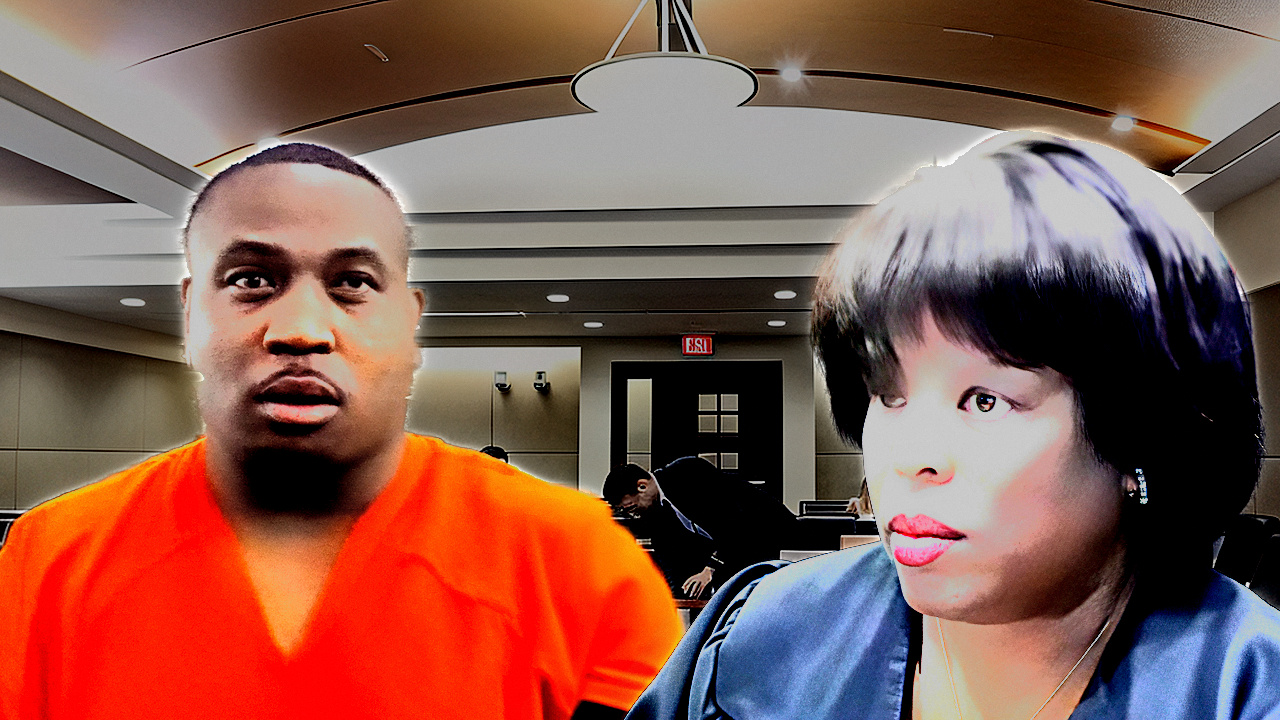
#> input picture tools/fixtures/rejected_2026_09_02/CLAYTON_thumb.photo.jpg, 1280 x 720 px
$ python grainchar.py ../../../tools/fixtures/rejected_2026_09_02/CLAYTON_thumb.photo.jpg
#> lines starting #> are read from the running program, lines starting #| are printed output that depends on the picture; after the words box and inside, x2 and y2 are one past the last pixel; in counts of white or black regions, pixels touching at a corner belong together
"""Grain / texture character of the reference set.

Isolates the residual (image minus an edge-preserving base) inside the flattest
areas, then reports:
  sigma      : residual std in ADU (8-bit)
  acf_fwhm   : full width at half max of the residual autocorrelation, in px
               -> the physical GRAIN SIZE
  iso        : how isotropic the residual is (1.0 = round grain, <1 = directional)
  lum_slope  : how residual sigma varies with local luminance (film grain peaks
               in the midtones and dies in the highlights; digital noise is flat
               or rises in shadows)
  chroma_frac: chroma residual sigma / luma residual sigma
               (film grain is largely monochromatic in a scan; sensor noise is not)
"""
import sys, glob, os, json
import numpy as np, cv2


def residual(Y):
    base = cv2.medianBlur(Y.astype(np.float32), 5)
    base = cv2.GaussianBlur(base, (0, 0), 1.0)
    return Y.astype(np.float32) - base


def flatmask(Y, pct=35):
    loc = cv2.GaussianBlur(Y, (0, 0), 6)
    var = cv2.GaussianBlur(Y * Y, (0, 0), 6) - loc * loc
    sd = np.sqrt(np.maximum(var, 0))
    return sd <= np.percentile(sd, pct), loc


def acf(R, m, half=8):
    n = m.sum()
    if n < 2000:
        return None
    out = np.zeros((2 * half + 1, 2 * half + 1))
    for dy in range(-half, half + 1):
        for dx in range(-half, half + 1):
            mm = m & np.roll(np.roll(m, dy, 0), dx, 1)
            k = mm.sum()
            if k < 500:
                out[dy + half, dx + half] = 0
            else:
                out[dy + half, dx + half] = float((R * np.roll(np.roll(R, dy, 0), dx, 1))[mm].sum() / k)
    c = out[half, half]
    if c <= 0:
        return None
    out = out / c
    # radial FWHM
    prof = []
    for r in range(0, half + 1):
        yy, xx = np.indices(out.shape)
        d = np.hypot(yy - half, xx - half)
        sel = (d >= r - 0.5) & (d < r + 0.5)
        prof.append(out[sel].mean() if sel.sum() else 0)
    prof = np.array(prof)
    fw = half * 2.0
    for r in range(1, len(prof)):
        if prof[r] < 0.5:
            fw = 2 * ((r - 1) + (prof[r - 1] - 0.5) / max(prof[r - 1] - prof[r], 1e-9))
            break
    hor = out[half, half + 1]
    ver = out[half + 1, half]
    return {'acf_fwhm_px': float(fw), 'acf_h1': float(hor), 'acf_v1': float(ver),
            'iso': float(min(hor, ver) / max(abs(hor), abs(ver), 1e-6)),
            'sigma': float(np.sqrt(c))}


def run(path, crop=None):
    bgr = cv2.imread(path, cv2.IMREAD_COLOR)
#> bgr is the input picture: shape (720, 1280, 3); mean B, G, R 79.1, 89.3, 133
    if bgr is None:
        return None
    if crop:
        H, W = bgr.shape[:2]
        x0, y0, x1, y1 = crop
        bgr = bgr[int(y0 * H):int(y1 * H), int(x0 * W):int(x1 * W)]
    ycc = cv2.cvtColor(bgr, cv2.COLOR_BGR2YCrCb).astype(np.float32)
    Y = ycc[:, :, 0]
    m, loc = flatmask(Y)
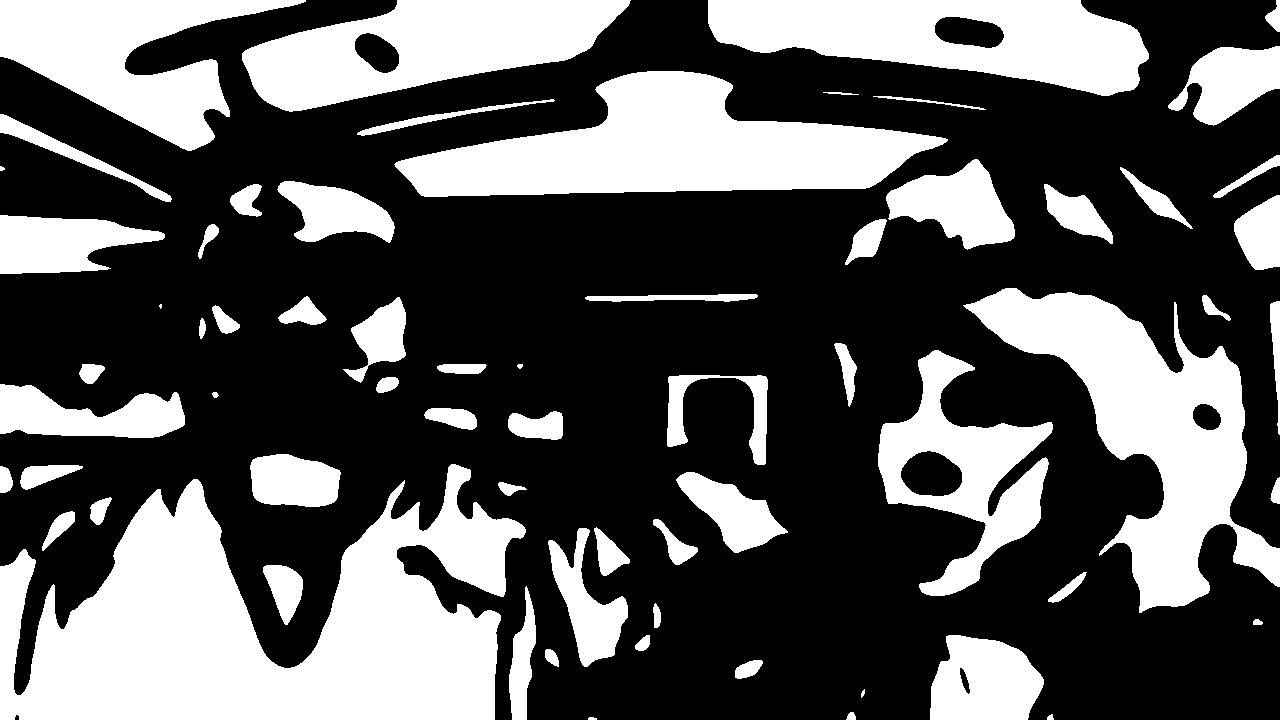
#> m: shape (720, 1280) bool; 35% white; 66 white regions (2 under 20 px), largest, box (x1, y1, x2, y2) and area: (0, 464, 526, 720) 77500, (394, 71, 948, 197) 37052, (963, 288, 1280, 613) 36932
    R = residual(Y)
#> in residual, `return Y.astype(np.float32) - base`:
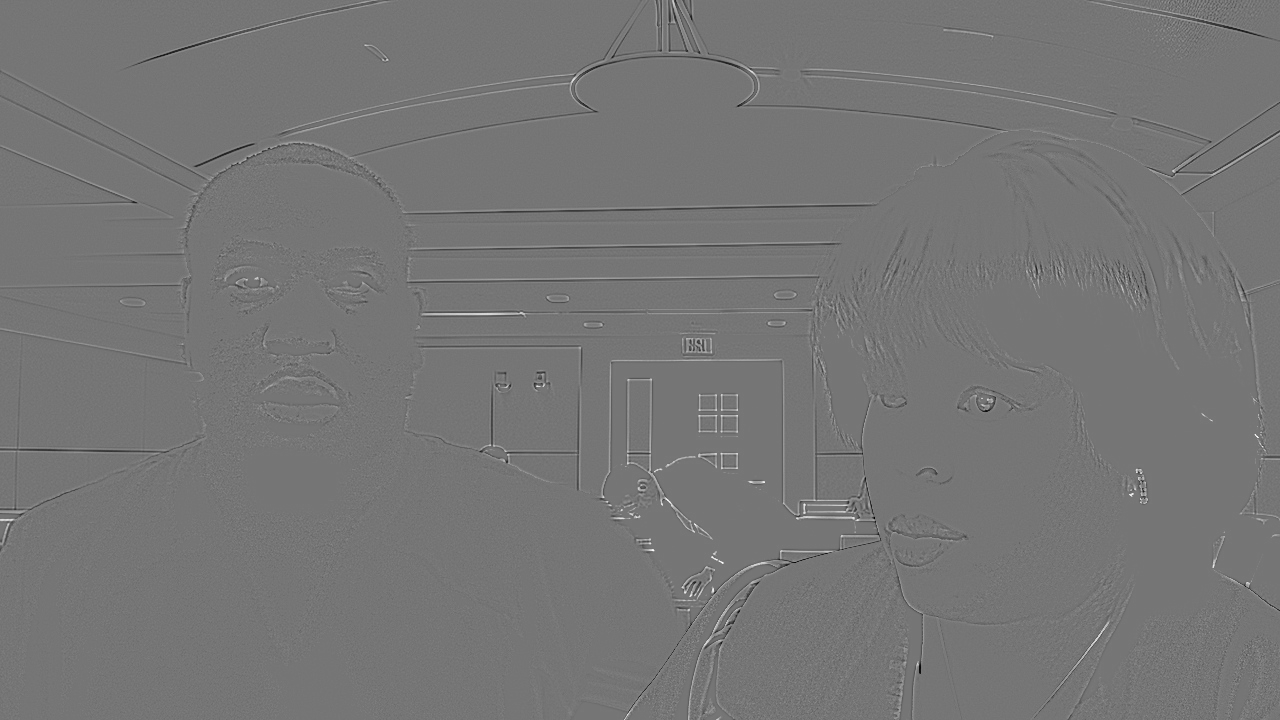
#> returned value: shape (720, 1280) float32; min -191.1, max 221.9, mean 0.1; drawn with min black and max white
    d = {'file': os.path.basename(path)}
    a = acf(R, m)
#> in acf, `n = m.sum()`: n = 322561
#> in acf, `c = out[half, half]`: c = 7.11
#> after the loop in acf, `for r in range(0, half + 1):`: prof = [1, 0.0382, -0.0736, 0.0045, 0.00316, 0.00966, 0.00483, 0.0015, 0.000626]
#> the loop in acf, `for r in range(1, len(prof)):` made 1 pass
#> fw on pass 1: 1.04
#> in acf, `hor = out[half, half + 1]`: hor = 0.102
#> in acf, `ver = out[half + 1, half]`: ver = 0.139
#> a = {'acf_fwhm_px': 1.04, 'acf_h1': 0.102, 'acf_v1': 0.139, 'iso': 0.732, 'sigma': 2.67}
    if a:
        d.update(a)
    Rc = residual(ycc[:, :, 1])
    Rc2 = residual(ycc[:, :, 2])
#> in residual (call 3), `return Y.astype(np.float32) - base`:
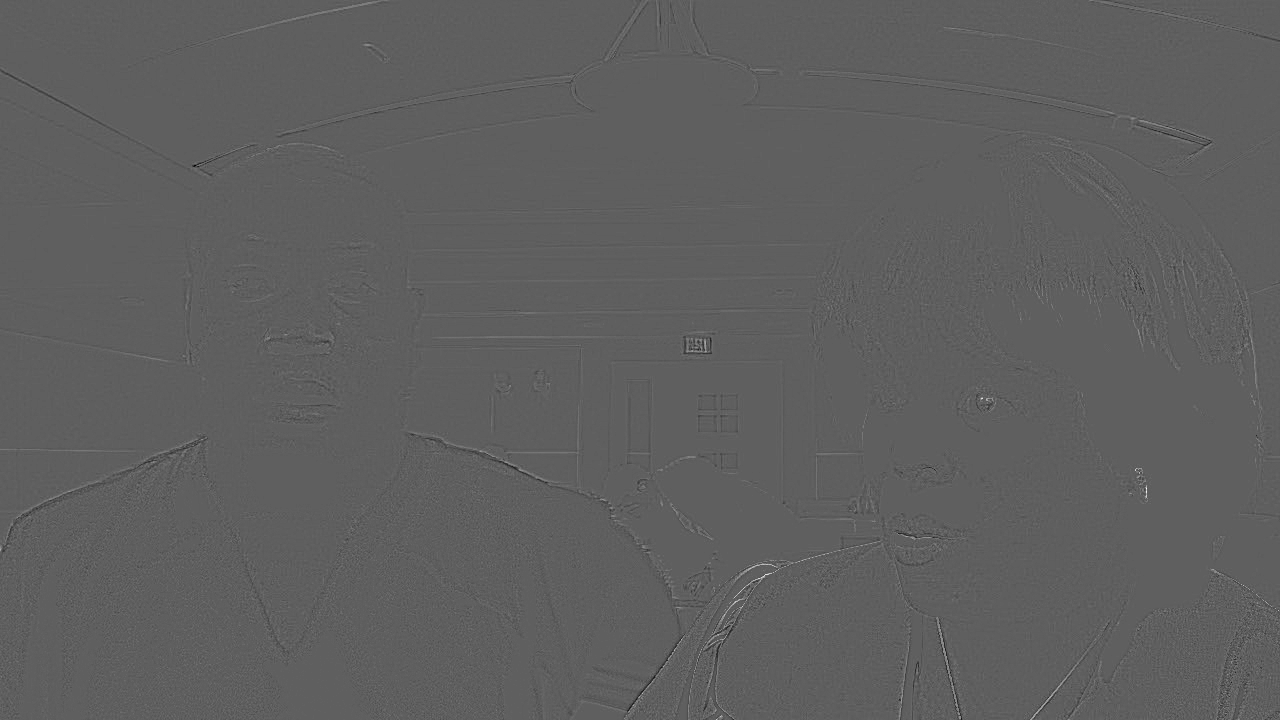
#> returned value: shape (720, 1280) float32; min -45.37, max 76.15, mean 0; drawn with min black and max white
    if m.sum() > 2000:
        sl = float(np.sqrt((R[m] ** 2).mean()))
#> sl = 2.67
        sc = float(np.sqrt((Rc[m] ** 2).mean() + (Rc2[m] ** 2).mean()) / np.sqrt(2))
#> sc = 1.4
        d['chroma_frac'] = sc / max(sl, 1e-6)
        # sigma vs luminance in 5 bins
        bins = []
        for lo, hi in [(0, 51), (51, 102), (102, 153), (153, 204), (204, 256)]:
            sel = m & (loc >= lo) & (loc < hi)
            bins.append(float(np.sqrt((R[sel] ** 2).mean())) if sel.sum() > 400 else None)
#> this loop made 5 passes
#> pass 3, in run, `sel = m & (loc >= lo) & (loc < hi)`:
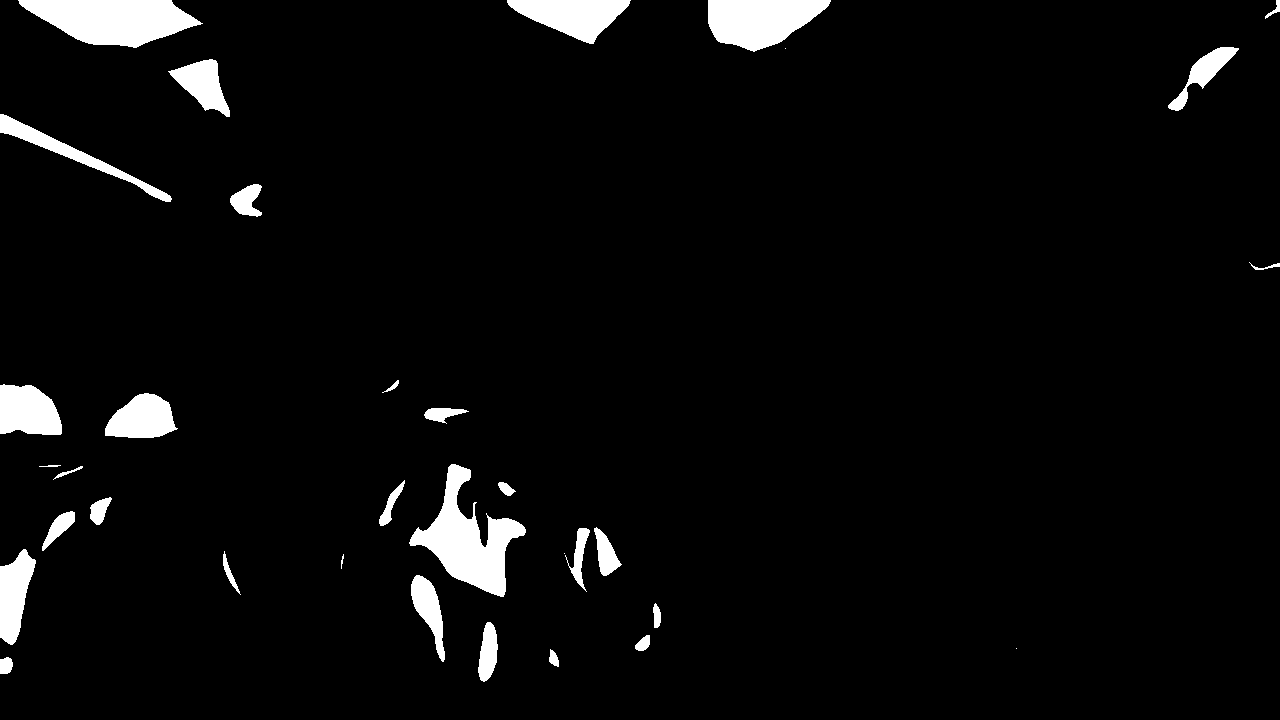
#> sel: shape (720, 1280) bool; 4.2% white; 34 white regions (3 under 20 px), largest, box (x1, y1, x2, y2) and area: (409, 464, 526, 597) 6083, (18, 0, 203, 48) 5856, (708, 0, 831, 52) 4430
#> after the loop: sel: shape (720, 1280) bool; every value is 0
#> after the loop, bins = 5 items
        d['sigma_by_luma'] = bins
    return d


if __name__ == '__main__':
    crop = None
    args = sys.argv[1:]
    if args and args[0].startswith('--crop='):
        crop = tuple(float(v) for v in args[0].split('=')[1].split(','))
        args = args[1:]
    rows = []
    for pat in args:
        for f in sorted(glob.glob(pat)):
            r = run(f, crop)
#> r = 8 items
            if r:
                rows.append(r)
                print('%-28s sig=%5.2f fwhm=%4.2fpx iso=%4.2f h1=%5.2f chroma=%4.2f byL=%s' % (
                    r['file'][:28], r.get('sigma', 0), r.get('acf_fwhm_px', 0), r.get('iso', 0),
                    r.get('acf_h1', 0), r.get('chroma_frac', 0),
                    ' '.join(('%.2f' % v if v else ' -- ') for v in r.get('sigma_by_luma', []))))
#| CLAYTON_thumb.photo.jpg      sig= 2.67 fwhm=1.04px iso=0.73 h1= 0.10 chroma=0.53 byL=1.74 3.55 3.15 1.86  --
    json.dump(rows, open('grainchar.json', 'w'), indent=1)
